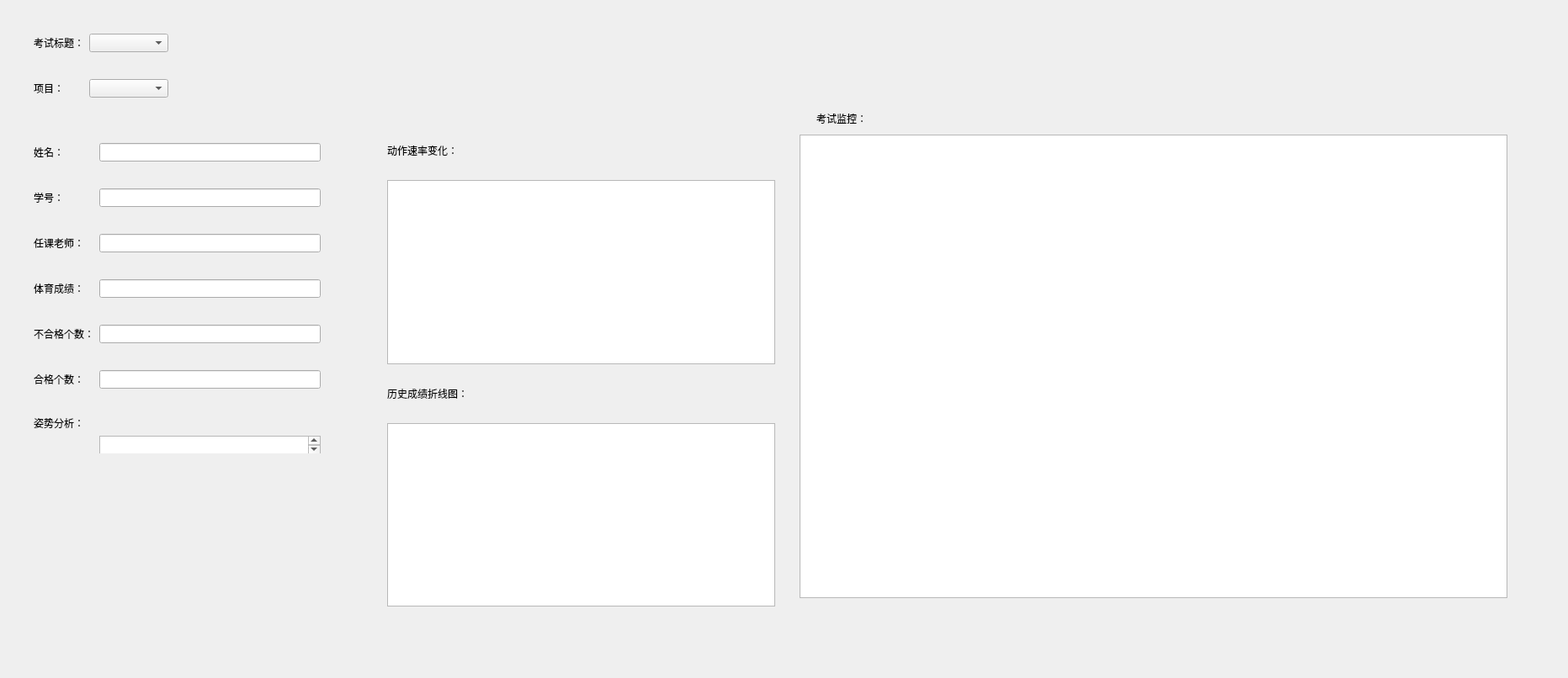
<?xml version="1.0" encoding="UTF-8"?>
<ui version="4.0">
 <class>Video_s</class>
 <widget class="QWidget" name="Video_s">
  <property name="geometry">
   <rect>
    <x>0</x>
    <y>0</y>
    <width>1863</width>
    <height>806</height>
   </rect>
  </property>
  <property name="windowTitle">
   <string>Form</string>
  </property>
  <widget class="QWidget" name="formLayoutWidget">
   <property name="geometry">
    <rect>
     <x>40</x>
     <y>170</y>
     <width>341</width>
     <height>369</height>
    </rect>
   </property>
   <layout class="QFormLayout" name="formLayout">
    <item row="0" column="0">
     <widget class="QLabel" name="label_3">
      <property name="text">
       <string>姓名：</string>
      </property>
     </widget>
    </item>
    <item row="2" column="0">
     <widget class="QLabel" name="label_4">
      <property name="text">
       <string>学号：</string>
      </property>
     </widget>
    </item>
    <item row="0" column="1">
     <widget class="QLineEdit" name="lineEdit"/>
    </item>
    <item row="4" column="0">
     <widget class="QLabel" name="label_5">
      <property name="text">
       <string>任课老师：</string>
      </property>
     </widget>
    </item>
    <item row="6" column="0">
     <widget class="QLabel" name="label_6">
      <property name="text">
       <string>体育成绩：</string>
      </property>
     </widget>
    </item>
    <item row="8" column="0">
     <widget class="QLabel" name="label_7">
      <property name="text">
       <string>不合格个数：</string>
      </property>
     </widget>
    </item>
    <item row="10" column="0">
     <widget class="QLabel" name="label_8">
      <property name="text">
       <string>合格个数：</string>
      </property>
     </widget>
    </item>
    <item row="12" column="0">
     <widget class="QLabel" name="label_9">
      <property name="text">
       <string>姿势分析：</string>
      </property>
     </widget>
    </item>
    <item row="2" column="1">
     <widget class="QLineEdit" name="lineEdit_2"/>
    </item>
    <item row="1" column="0">
     <spacer name="horizontalSpacer">
      <property name="orientation">
       <enum>Qt::Horizontal</enum>
      </property>
      <property name="sizeHint" stdset="0">
       <size>
        <width>40</width>
        <height>20</height>
       </size>
      </property>
     </spacer>
    </item>
    <item row="3" column="0">
     <spacer name="horizontalSpacer_2">
      <property name="orientation">
       <enum>Qt::Horizontal</enum>
      </property>
      <property name="sizeHint" stdset="0">
       <size>
        <width>40</width>
        <height>20</height>
       </size>
      </property>
     </spacer>
    </item>
    <item row="5" column="0">
     <spacer name="horizontalSpacer_3">
      <property name="orientation">
       <enum>Qt::Horizontal</enum>
      </property>
      <property name="sizeHint" stdset="0">
       <size>
        <width>40</width>
        <height>20</height>
       </size>
      </property>
     </spacer>
    </item>
    <item row="7" column="0">
     <spacer name="horizontalSpacer_4">
      <property name="orientation">
       <enum>Qt::Horizontal</enum>
      </property>
      <property name="sizeHint" stdset="0">
       <size>
        <width>40</width>
        <height>20</height>
       </size>
      </property>
     </spacer>
    </item>
    <item row="9" column="0">
     <spacer name="horizontalSpacer_5">
      <property name="orientation">
       <enum>Qt::Horizontal</enum>
      </property>
      <property name="sizeHint" stdset="0">
       <size>
        <width>40</width>
        <height>20</height>
       </size>
      </property>
     </spacer>
    </item>
    <item row="11" column="0">
     <spacer name="horizontalSpacer_6">
      <property name="orientation">
       <enum>Qt::Horizontal</enum>
      </property>
      <property name="sizeHint" stdset="0">
       <size>
        <width>40</width>
        <height>20</height>
       </size>
      </property>
     </spacer>
    </item>
    <item row="13" column="1">
     <widget class="QTextEdit" name="textEdit"/>
    </item>
    <item row="4" column="1">
     <widget class="QLineEdit" name="lineEdit_3"/>
    </item>
    <item row="6" column="1">
     <widget class="QLineEdit" name="lineEdit_4"/>
    </item>
    <item row="8" column="1">
     <widget class="QLineEdit" name="lineEdit_5"/>
    </item>
    <item row="10" column="1">
     <widget class="QLineEdit" name="lineEdit_6"/>
    </item>
   </layout>
  </widget>
  <widget class="QGraphicsView" name="graphicsView_2">
   <property name="geometry">
    <rect>
     <x>950</x>
     <y>160</y>
     <width>841</width>
     <height>551</height>
    </rect>
   </property>
  </widget>
  <widget class="QWidget" name="formLayoutWidget_2">
   <property name="geometry">
    <rect>
     <x>40</x>
     <y>40</y>
     <width>160</width>
     <height>129</height>
    </rect>
   </property>
   <layout class="QFormLayout" name="formLayout_2">
    <item row="0" column="0">
     <widget class="QLabel" name="label">
      <property name="text">
       <string>考试标题：</string>
      </property>
     </widget>
    </item>
    <item row="0" column="1">
     <widget class="QComboBox" name="comboBox">
      <property name="currentIndex">
       <number>2</number>
      </property>
      <item>
       <property name="text">
        <string>第一次</string>
       </property>
      </item>
      <item>
       <property name="text">
        <string>第二次</string>
       </property>
      </item>
      <item>
       <property name="text">
        <string/>
       </property>
      </item>
     </widget>
    </item>
    <item row="1" column="0">
     <spacer name="horizontalSpacer_7">
      <property name="orientation">
       <enum>Qt::Horizontal</enum>
      </property>
      <property name="sizeHint" stdset="0">
       <size>
        <width>40</width>
        <height>20</height>
       </size>
      </property>
     </spacer>
    </item>
    <item row="2" column="0">
     <widget class="QLabel" name="label_2">
      <property name="text">
       <string>项目：</string>
      </property>
     </widget>
    </item>
    <item row="2" column="1">
     <widget class="QComboBox" name="comboBox_2">
      <property name="currentIndex">
       <number>3</number>
      </property>
      <item>
       <property name="text">
        <string>仰卧起坐</string>
       </property>
      </item>
      <item>
       <property name="text">
        <string>俯卧撑</string>
       </property>
      </item>
      <item>
       <property name="text">
        <string>引体向上</string>
       </property>
      </item>
      <item>
       <property name="text">
        <string/>
       </property>
      </item>
     </widget>
    </item>
   </layout>
  </widget>
  <widget class="QWidget" name="verticalLayoutWidget">
   <property name="geometry">
    <rect>
     <x>460</x>
     <y>170</y>
     <width>461</width>
     <height>551</height>
    </rect>
   </property>
   <layout class="QVBoxLayout" name="verticalLayout">
    <item>
     <widget class="QLabel" name="label_10">
      <property name="text">
       <string>动作速率变化：</string>
      </property>
     </widget>
    </item>
    <item>
     <spacer name="horizontalSpacer_8">
      <property name="orientation">
       <enum>Qt::Horizontal</enum>
      </property>
      <property name="sizeHint" stdset="0">
       <size>
        <width>40</width>
        <height>20</height>
       </size>
      </property>
     </spacer>
    </item>
    <item>
     <widget class="QGraphicsView" name="graphicsView"/>
    </item>
    <item>
     <spacer name="horizontalSpacer_9">
      <property name="orientation">
       <enum>Qt::Horizontal</enum>
      </property>
      <property name="sizeHint" stdset="0">
       <size>
        <width>40</width>
        <height>20</height>
       </size>
      </property>
     </spacer>
    </item>
    <item>
     <widget class="QLabel" name="label_11">
      <property name="text">
       <string>历史成绩折线图：</string>
      </property>
     </widget>
    </item>
    <item>
     <spacer name="horizontalSpacer_10">
      <property name="orientation">
       <enum>Qt::Horizontal</enum>
      </property>
      <property name="sizeHint" stdset="0">
       <size>
        <width>40</width>
        <height>20</height>
       </size>
      </property>
     </spacer>
    </item>
    <item>
     <widget class="QGraphicsView" name="graphicsView_3"/>
    </item>
   </layout>
  </widget>
  <widget class="QLabel" name="label_12">
   <property name="geometry">
    <rect>
     <x>970</x>
     <y>130</y>
     <width>81</width>
     <height>21</height>
    </rect>
   </property>
   <property name="text">
    <string>考试监控：</string>
   </property>
  </widget>
 </widget>
 <resources/>
 <connections/>
</ui>
